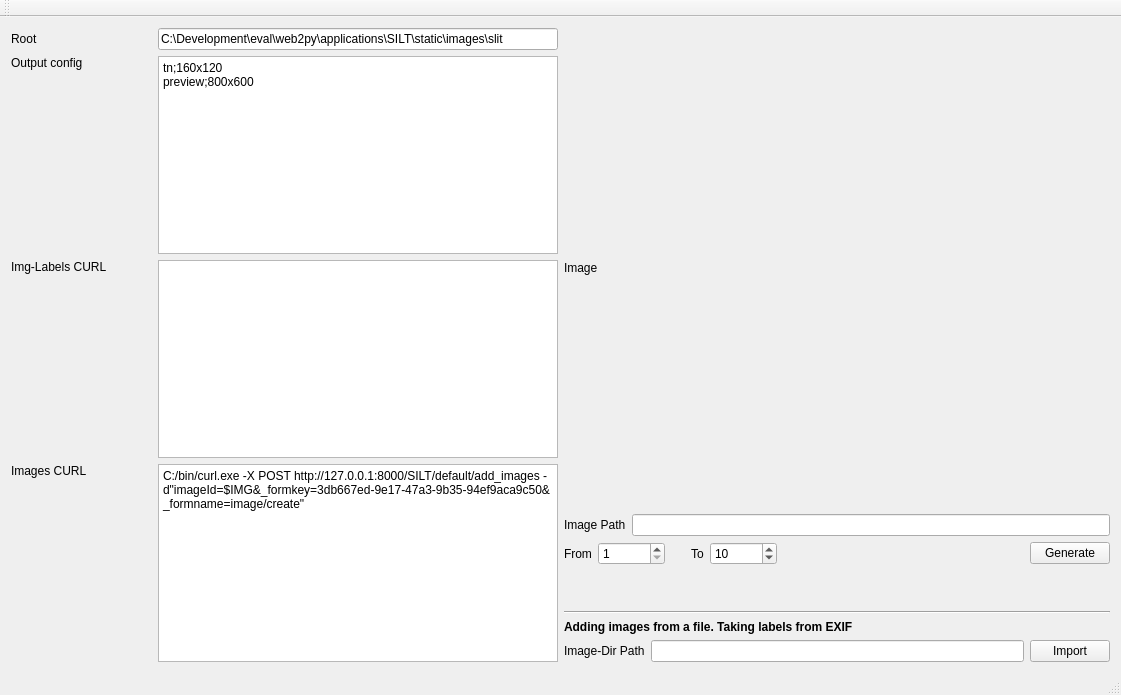
<?xml version="1.0" encoding="UTF-8"?>
<ui version="4.0">
 <class>MainWindow</class>
 <widget class="QMainWindow" name="MainWindow">
  <property name="geometry">
   <rect>
    <x>0</x>
    <y>0</y>
    <width>1121</width>
    <height>684</height>
   </rect>
  </property>
  <property name="windowTitle">
   <string>MainWindow</string>
  </property>
  <widget class="QWidget" name="centralWidget">
   <layout class="QHBoxLayout" name="horizontalLayout_8">
    <item>
     <layout class="QVBoxLayout" name="verticalLayout_4">
      <item>
       <layout class="QHBoxLayout" name="horizontalLayout">
        <item>
         <widget class="QLabel" name="label">
          <property name="minimumSize">
           <size>
            <width>100</width>
            <height>0</height>
           </size>
          </property>
          <property name="text">
           <string>Root</string>
          </property>
         </widget>
        </item>
        <item>
         <widget class="QLineEdit" name="eRoot">
          <property name="maximumSize">
           <size>
            <width>400</width>
            <height>16777215</height>
           </size>
          </property>
          <property name="text">
           <string>C:\Development\eval\web2py\applications\SILT\static\images\slit</string>
          </property>
         </widget>
        </item>
       </layout>
      </item>
      <item>
       <layout class="QHBoxLayout" name="horizontalLayout_2">
        <item>
         <layout class="QVBoxLayout" name="verticalLayout">
          <item>
           <widget class="QLabel" name="label_2">
            <property name="minimumSize">
             <size>
              <width>100</width>
              <height>0</height>
             </size>
            </property>
            <property name="text">
             <string>Output config</string>
            </property>
           </widget>
          </item>
          <item>
           <spacer name="verticalSpacer">
            <property name="orientation">
             <enum>Qt::Vertical</enum>
            </property>
            <property name="sizeHint" stdset="0">
             <size>
              <width>20</width>
              <height>40</height>
             </size>
            </property>
           </spacer>
          </item>
         </layout>
        </item>
        <item>
         <widget class="QPlainTextEdit" name="tOutConf">
          <property name="maximumSize">
           <size>
            <width>400</width>
            <height>16777215</height>
           </size>
          </property>
          <property name="plainText">
           <string>tn;160x120
preview;800x600
</string>
          </property>
         </widget>
        </item>
       </layout>
      </item>
      <item>
       <layout class="QHBoxLayout" name="horizontalLayout_3">
        <item>
         <layout class="QVBoxLayout" name="verticalLayout_2">
          <item>
           <widget class="QLabel" name="label_3">
            <property name="minimumSize">
             <size>
              <width>100</width>
              <height>0</height>
             </size>
            </property>
            <property name="text">
             <string>Img-Labels CURL</string>
            </property>
           </widget>
          </item>
          <item>
           <spacer name="verticalSpacer_2">
            <property name="orientation">
             <enum>Qt::Vertical</enum>
            </property>
            <property name="sizeHint" stdset="0">
             <size>
              <width>20</width>
              <height>40</height>
             </size>
            </property>
           </spacer>
          </item>
         </layout>
        </item>
        <item>
         <widget class="QPlainTextEdit" name="tImgLabelCurl">
          <property name="maximumSize">
           <size>
            <width>400</width>
            <height>16777215</height>
           </size>
          </property>
          <property name="plainText">
           <string/>
          </property>
         </widget>
        </item>
       </layout>
      </item>
      <item>
       <layout class="QHBoxLayout" name="horizontalLayout_6">
        <item>
         <layout class="QVBoxLayout" name="verticalLayout_5">
          <item>
           <widget class="QLabel" name="label_7">
            <property name="minimumSize">
             <size>
              <width>100</width>
              <height>0</height>
             </size>
            </property>
            <property name="text">
             <string>Images CURL</string>
            </property>
           </widget>
          </item>
          <item>
           <spacer name="verticalSpacer_3">
            <property name="orientation">
             <enum>Qt::Vertical</enum>
            </property>
            <property name="sizeHint" stdset="0">
             <size>
              <width>20</width>
              <height>40</height>
             </size>
            </property>
           </spacer>
          </item>
         </layout>
        </item>
        <item>
         <widget class="QPlainTextEdit" name="tImageCurl">
          <property name="maximumSize">
           <size>
            <width>400</width>
            <height>16777215</height>
           </size>
          </property>
          <property name="plainText">
           <string>C:/bin/curl.exe -X POST http://127.0.0.1:8000/SILT/default/add_images -d&quot;imageId=$IMG&amp;_formkey=3db667ed-9e17-47a3-9b35-94ef9aca9c50&amp;_formname=image/create&quot;</string>
          </property>
         </widget>
        </item>
       </layout>
      </item>
     </layout>
    </item>
    <item>
     <layout class="QVBoxLayout" name="verticalLayout_3">
      <item>
       <widget class="QLabel" name="lImage">
        <property name="sizePolicy">
         <sizepolicy hsizetype="Maximum" vsizetype="Maximum">
          <horstretch>0</horstretch>
          <verstretch>0</verstretch>
         </sizepolicy>
        </property>
        <property name="minimumSize">
         <size>
          <width>0</width>
          <height>480</height>
         </size>
        </property>
        <property name="maximumSize">
         <size>
          <width>640</width>
          <height>480</height>
         </size>
        </property>
        <property name="text">
         <string>Image</string>
        </property>
       </widget>
      </item>
      <item>
       <layout class="QHBoxLayout" name="horizontalLayout_5">
        <property name="sizeConstraint">
         <enum>QLayout::SetMinimumSize</enum>
        </property>
        <item>
         <widget class="QLabel" name="label_6">
          <property name="text">
           <string>Image Path</string>
          </property>
         </widget>
        </item>
        <item>
         <widget class="QLineEdit" name="eImage"/>
        </item>
       </layout>
      </item>
      <item>
       <layout class="QHBoxLayout" name="horizontalLayout_4">
        <item>
         <widget class="QLabel" name="label_4">
          <property name="text">
           <string>From</string>
          </property>
         </widget>
        </item>
        <item>
         <widget class="QSpinBox" name="sbFrom">
          <property name="minimum">
           <number>1</number>
          </property>
          <property name="maximum">
           <number>99999999</number>
          </property>
         </widget>
        </item>
        <item>
         <spacer name="horizontalSpacer_2">
          <property name="orientation">
           <enum>Qt::Horizontal</enum>
          </property>
          <property name="sizeType">
           <enum>QSizePolicy::Fixed</enum>
          </property>
          <property name="sizeHint" stdset="0">
           <size>
            <width>20</width>
            <height>20</height>
           </size>
          </property>
         </spacer>
        </item>
        <item>
         <widget class="QLabel" name="label_5">
          <property name="text">
           <string>To</string>
          </property>
         </widget>
        </item>
        <item>
         <widget class="QSpinBox" name="sbTo">
          <property name="minimum">
           <number>2</number>
          </property>
          <property name="maximum">
           <number>99999999</number>
          </property>
          <property name="value">
           <number>10</number>
          </property>
         </widget>
        </item>
        <item>
         <spacer name="horizontalSpacer">
          <property name="orientation">
           <enum>Qt::Horizontal</enum>
          </property>
          <property name="sizeHint" stdset="0">
           <size>
            <width>40</width>
            <height>20</height>
           </size>
          </property>
         </spacer>
        </item>
        <item>
         <widget class="QPushButton" name="bGenerate">
          <property name="text">
           <string>Generate</string>
          </property>
         </widget>
        </item>
       </layout>
      </item>
      <item>
       <spacer name="verticalSpacer_4">
        <property name="orientation">
         <enum>Qt::Vertical</enum>
        </property>
        <property name="sizeType">
         <enum>QSizePolicy::MinimumExpanding</enum>
        </property>
        <property name="sizeHint" stdset="0">
         <size>
          <width>20</width>
          <height>40</height>
         </size>
        </property>
       </spacer>
      </item>
      <item>
       <widget class="Line" name="line">
        <property name="orientation">
         <enum>Qt::Horizontal</enum>
        </property>
       </widget>
      </item>
      <item>
       <widget class="QLabel" name="label_9">
        <property name="font">
         <font>
          <weight>75</weight>
          <bold>true</bold>
         </font>
        </property>
        <property name="text">
         <string>Adding images from a file. Taking labels from EXIF</string>
        </property>
       </widget>
      </item>
      <item>
       <layout class="QHBoxLayout" name="horizontalLayout_7">
        <property name="sizeConstraint">
         <enum>QLayout::SetMinimumSize</enum>
        </property>
        <item>
         <widget class="QLabel" name="label_8">
          <property name="text">
           <string>Image-Dir Path</string>
          </property>
         </widget>
        </item>
        <item>
         <widget class="QLineEdit" name="eImageDirPath"/>
        </item>
        <item>
         <widget class="QPushButton" name="bImport">
          <property name="text">
           <string>Import</string>
          </property>
         </widget>
        </item>
       </layout>
      </item>
     </layout>
    </item>
   </layout>
  </widget>
  <widget class="QMenuBar" name="menuBar">
   <property name="geometry">
    <rect>
     <x>0</x>
     <y>0</y>
     <width>1121</width>
     <height>21</height>
    </rect>
   </property>
  </widget>
  <widget class="QToolBar" name="mainToolBar">
   <attribute name="toolBarArea">
    <enum>TopToolBarArea</enum>
   </attribute>
   <attribute name="toolBarBreak">
    <bool>false</bool>
   </attribute>
  </widget>
  <widget class="QStatusBar" name="statusBar"/>
 </widget>
 <layoutdefault spacing="6" margin="11"/>
 <resources/>
 <connections/>
</ui>
